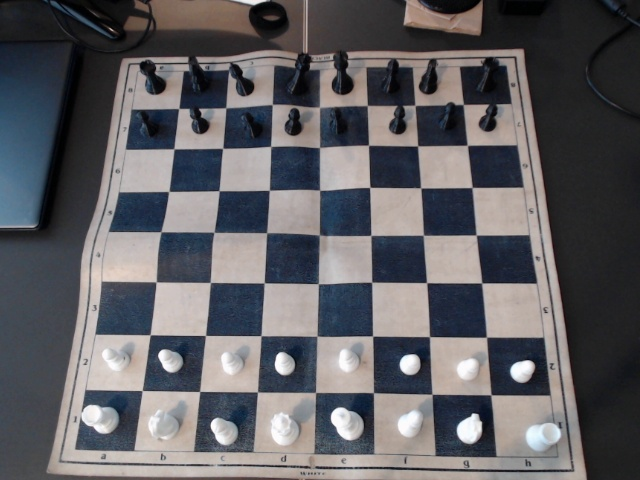
#> input picture assets/capture_20250614_122339.jpg, 640 x 480 px, given in place of the camera
$ python fen_live.py
#> lines starting #> are read from the running program, lines starting #| are printed output that depends on the picture; after the words box and inside, x2 and y2 are one past the last pixel; in counts of white or black regions, pixels touching at a corner belong together
import cv2
import numpy as np
import time
from collections import Counter

class MoveTrackingFENDetector:
    """
    Webcam FEN detector focused on detecting moves and outputting FEN states.
    """

    def __init__(self, white_on_bottom=True):
        self.cap = None
        self.board_corners = None
        self.calibrated = False
        self.baseline_captured = False
        self.baseline_squares = None
        self.white_on_bottom = white_on_bottom

        # Starting position FEN - depends on board orientation
        if white_on_bottom:
            self.starting_fen = "rnbqkbnr/pppppppp/8/8/8/8/PPPPPPPP/RNBQKBNR w KQkq - 0 1"
        else:
            self.starting_fen = "RNBQKBNR/PPPPPPPP/8/8/8/8/pppppppp/rnbqkbnr w KQkq - 0 1"

        self.starting_board = self.fen_to_board_array(self.starting_fen.split()[0])
        self.current_fen = self.starting_fen
        self.last_stable_fen = self.starting_fen

        # Move detection parameters
        self.stability_frames = 10  # Frames position must be stable before reporting
        self.stable_count = 0
        self.min_contour_area = 5000
        self.max_contour_area = 200000

        print(f"=== MOVE TRACKING FEN DETECTOR ===")
        print(f"Board orientation: {'White on bottom' if white_on_bottom else 'Black on bottom'}")
        print(f"Starting FEN: {self.starting_fen}")
        print("")

    def initialize_camera(self, camera_index=0):
        """Initialize the webcam."""
        self.cap = cv2.VideoCapture(camera_index)
        if not self.cap.isOpened():
            raise Exception("Could not open camera")

        # Set camera properties
        self.cap.set(cv2.CAP_PROP_FRAME_WIDTH, 1280)
        self.cap.set(cv2.CAP_PROP_FRAME_HEIGHT, 720)
        self.cap.set(cv2.CAP_PROP_AUTOFOCUS, 1)

        # Let camera adjust
        for _ in range(10):
            self.cap.read()

    def fen_to_board_array(self, fen_board):
        """Convert FEN board string to 8x8 array."""
        board = []
        rows = fen_board.split('/')

        for row in rows:
            board_row = []
            for char in row:
                if char.isdigit():
                    for _ in range(int(char)):
                        board_row.append('.')
                else:
                    board_row.append(char)
            board.append(board_row)

        return np.array(board)

    # [26 lines left out: function board_array_to_fen, not called in this run]

    def detect_board_corners(self, frame):
        """Detect chess board corners using multiple methods."""
        gray = cv2.cvtColor(frame, cv2.COLOR_BGR2GRAY)

        # Method 1: Enhanced adaptive threshold
        corners = self._detect_corners_adaptive(gray)
        if corners is not None:
            return corners

        # Method 2: Canny edge detection
        corners = self._detect_corners_canny(gray)
        if corners is not None:
            return corners

        # Method 3: Different blur and threshold combinations
        corners = self._detect_corners_multi_threshold(gray)
        if corners is not None:
            return corners

        return None

    def _detect_corners_adaptive(self, gray):
        """Original adaptive threshold method with improvements."""
        # Try multiple blur levels
        for blur_size in [(5, 5), (7, 7), (9, 9), (3, 3)]:
            blurred = cv2.GaussianBlur(gray, blur_size, 0)

            # Try different adaptive threshold parameters
            for block_size in [11, 15, 19, 7]:
                for c_value in [2, 4, 6, 8]:
                    thresh = cv2.adaptiveThreshold(blurred, 255, cv2.ADAPTIVE_THRESH_GAUSSIAN_C,
                                                 cv2.THRESH_BINARY, block_size, c_value)

                    corners = self._find_rectangular_contour(thresh)
                    if corners is not None:
                        return corners
        return None

    def _detect_corners_canny(self, gray):
        """Canny edge detection method."""
        # Try different Canny parameters
        for low_thresh in [50, 100, 150]:
            for high_thresh in [150, 200, 250]:
                if high_thresh <= low_thresh:
                    continue

                blurred = cv2.GaussianBlur(gray, (5, 5), 0)
                edges = cv2.Canny(blurred, low_thresh, high_thresh)

                # Dilate edges to close gaps
                kernel = np.ones((3, 3), np.uint8)
                edges = cv2.dilate(edges, kernel, iterations=1)

                corners = self._find_rectangular_contour(edges)
                if corners is not None:
                    return corners
        return None

    def _detect_corners_multi_threshold(self, gray):
        """Multiple threshold methods."""
        # Try Otsu's thresholding
        _, thresh = cv2.threshold(gray, 0, 255, cv2.THRESH_BINARY + cv2.THRESH_OTSU)
        corners = self._find_rectangular_contour(thresh)
        if corners is not None:
            return corners

        # Try simple thresholding with different values
        for thresh_val in [100, 120, 140, 160, 180]:
            _, thresh = cv2.threshold(gray, thresh_val, 255, cv2.THRESH_BINARY)
            corners = self._find_rectangular_contour(thresh)
            if corners is not None:
                return corners

        return None

    def _find_rectangular_contour(self, thresh):
        """Find the best rectangular contour from a thresholded image."""
        contours, _ = cv2.findContours(thresh, cv2.RETR_EXTERNAL, cv2.CHAIN_APPROX_SIMPLE)

        # Dynamic area limits based on image size
        image_area = thresh.shape[0] * thresh.shape[1]
        min_area = image_area * 0.05  # At least 5% of image
        max_area = image_area * 0.8   # At most 80% of image

        # Find rectangular contours
        candidates = []
        for contour in contours:
            area = cv2.contourArea(contour)
            if min_area < area < max_area:
                # Try different epsilon values for polygon approximation
                for epsilon_factor in [0.01, 0.02, 0.03, 0.015, 0.025]:
                    epsilon = epsilon_factor * cv2.arcLength(contour, True)
                    approx = cv2.approxPolyDP(contour, epsilon, True)

                    if len(approx) == 4:
                        # Check if it's roughly rectangular
                        if self._is_roughly_rectangular(approx):
                            candidates.append((area, approx.reshape(4, 2)))

        # Return the largest valid candidate
        if candidates:
            candidates.sort(key=lambda x: x[0], reverse=True)
            return self.order_points(candidates[0][1])

        return None

    def _is_roughly_rectangular(self, approx):
        """Check if a 4-point contour is roughly rectangular."""
        points = approx.reshape(4, 2)

        # Calculate all 4 side lengths
        sides = []
        for i in range(4):
            p1 = points[i]
            p2 = points[(i + 1) % 4]
            length = np.linalg.norm(p2 - p1)
            sides.append(length)

        # Check if opposite sides are roughly equal (within 20% tolerance)
        sides.sort()
        if sides[0] == 0 or sides[2] == 0:
            return False

        ratio1 = sides[1] / sides[0]  # Short sides ratio
        ratio2 = sides[3] / sides[2]  # Long sides ratio

        # Both ratios should be close to 1, and short/long ratio should be reasonable
        if ratio1 > 1.2 or ratio2 > 1.2:
            return False

        # Check that it's not too skewed (aspect ratio check)
        aspect_ratio = sides[3] / sides[0]
        if aspect_ratio > 3 or aspect_ratio < 0.3:
            return False

        return True

    # [171 lines left out: functions order_points, manual_corner_selection, get_board_perspective, extract_squares, capture_baseline, detect_piece_simple and 1 more, not called in this run]

    def calibrate_quick(self):
        """Quick calibration process with enhanced feedback."""
        print("=== ENHANCED CALIBRATION ===")
        print("Position your board in starting position and press SPACE when ready...")
        print("Press 'd' to show detection debug info, 'm' for manual selection, 'q' to quit")

        show_debug = False
        detection_attempts = 0

        while True:
            ret, frame = self.cap.read()
            if not ret:
                continue

            # Try automatic detection continuously for visual feedback
            corners = self.detect_board_corners(frame)
            detection_attempts += 1

            # Visual feedback
            if corners is not None:
                # Draw detected corners
                corners_int = corners.astype(int)
                cv2.polylines(frame, [corners_int], True, (0, 255, 0), 3)
                for i, corner in enumerate(corners_int):
                    cv2.circle(frame, tuple(corner), 8, (0, 255, 0), -1)
                    cv2.putText(frame, str(i+1), (corner[0]+10, corner[1]),
                               cv2.FONT_HERSHEY_SIMPLEX, 0.7, (0, 255, 0), 2)

                cv2.putText(frame, "BOARD DETECTED! Press SPACE to confirm",
                           (10, 30), cv2.FONT_HERSHEY_SIMPLEX, 0.8, (0, 255, 0), 2)
            else:
                cv2.putText(frame, f"Searching for board... (attempt {detection_attempts})",
                           (10, 30), cv2.FONT_HERSHEY_SIMPLEX, 0.8, (0, 0, 255), 2)

            cv2.putText(frame, "SPACE: confirm | D: debug | M: manual | Q: quit",
                       (10, frame.shape[0] - 20), cv2.FONT_HERSHEY_SIMPLEX, 0.6, (255, 255, 0), 2)

            if show_debug:
                # Show detection process
                gray = cv2.cvtColor(frame, cv2.COLOR_BGR2GRAY)
                debug_frame = self._get_debug_visualization(gray)
                cv2.imshow('Debug - Detection Process', debug_frame)

            cv2.imshow('Calibration', frame)

            key = cv2.waitKey(1) & 0xFF
            if key == ord(' '):  # Space pressed
                if corners is not None:
                    self.board_corners = corners
                    self.calibrated = True

                    # Capture baseline immediately
                    board_image = self.get_board_perspective(frame, corners)
                    if board_image is not None:
                        self.capture_baseline(board_image)

                    cv2.destroyAllWindows()
                    print("✓ Automatic detection successful!")
                    return True
                else:
                    print("No board detected. Try adjusting lighting or position.")
            elif key == ord('d'):
                show_debug = not show_debug
                if not show_debug:
                    cv2.destroyWindow('Debug - Detection Process')
            elif key == ord('m'):
                cv2.destroyAllWindows()
                corners = self.manual_corner_selection()
                if corners is not None:
                    self.board_corners = corners
                    self.calibrated = True

                    ret, frame = self.cap.read()
                    if ret:
                        board_image = self.get_board_perspective(frame, corners)
                        if board_image is not None:
                            self.capture_baseline(board_image)
                    print("✓ Manual selection completed!")
                    return True
                print("✗ Manual selection failed.")
                return False
            elif key == ord('q'):
                cv2.destroyAllWindows()
                return False

    # [40 lines left out: function _get_debug_visualization, not called in this run]

    def run_move_tracking(self):
        """Main function for tracking moves and outputting FEN."""
        if not self.calibrate_quick():
            print("Calibration failed. Exiting.")
            return

        print("=== MOVE TRACKING ACTIVE ===")
        print(f"Initial FEN: {self.starting_fen}")
        print("Watching for moves... Press 'q' to quit, 'r' to reset to starting position")
        print("")

        while True:
            ret, frame = self.cap.read()
            if not ret:
                continue

            # Get current FEN
            current_fen = self.get_current_fen(frame)
            if current_fen is None:
                continue

            # Check if position has changed
            if current_fen != self.current_fen:
                self.current_fen = current_fen
                self.stable_count = 0  # Reset stability counter
            else:
                self.stable_count += 1

            # Only report FEN if position has been stable
            if self.stable_count >= self.stability_frames and current_fen != self.last_stable_fen:
                print(f"NEW POSITION: {current_fen}")
                self.last_stable_fen = current_fen

            # Visual feedback
            corners = self.board_corners.astype(int)
            cv2.polylines(frame, [corners], True, (0, 255, 0), 2)

            status = "STABLE" if self.stable_count >= self.stability_frames else f"DETECTING... {self.stable_count}/{self.stability_frames}"
            cv2.putText(frame, f"Status: {status}",
                       (10, 30), cv2.FONT_HERSHEY_SIMPLEX, 0.7, (0, 255, 0), 2)

            cv2.imshow('Move Tracking', frame)

            key = cv2.waitKey(1) & 0xFF
            if key == ord('q'):
                break
            elif key == ord('r'):
                print(f"RESET TO: {self.starting_fen}")
                self.current_fen = self.starting_fen
                self.last_stable_fen = self.starting_fen
                self.stable_count = 0

    def cleanup(self):
        """Clean up resources."""
        if self.cap:
            self.cap.release()
        cv2.destroyAllWindows()


def main():
    """Main function."""
    print("=== CHESS BOARD ORIENTATION ===")
    print("1. White pieces on bottom (standard)")
    print("2. Black pieces on bottom (flipped)")

    while True:
        choice = input("Enter 1 or 2: ").strip()
        if choice == '1':
            white_on_bottom = True
            break
        elif choice == '2':
            white_on_bottom = False
            break
        else:
            print("Please enter 1 or 2")
#> this loop made 1 pass; the answer given on pass 1: 1

    detector = MoveTrackingFENDetector(white_on_bottom=white_on_bottom)

    try:
        detector.initialize_camera()
#> the loop in initialize_camera, `for _ in range(10):` made 10 passes
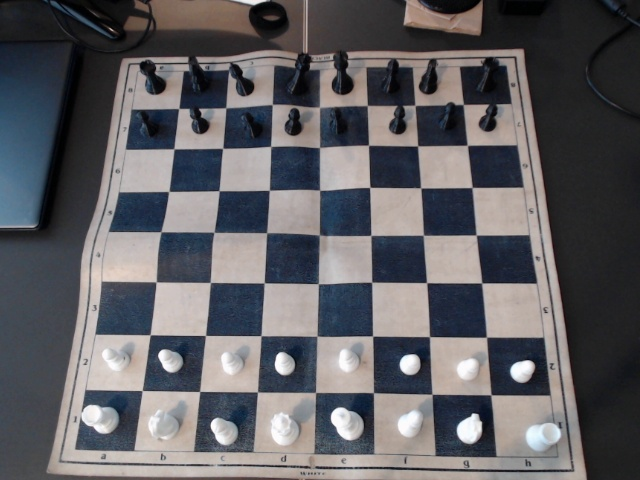
#> input picture assets/capture_20250614_122339.jpg, 640 x 480 px, given in place of the camera
        detector.run_move_tracking()
#> in calibrate_quick, frame is the input picture: shape (480, 640, 3); mean B, G, R 98.2, 94.3, 95.4
#> in detect_board_corners, `gray = cv2.cvtColor(frame, cv2.COLOR_BGR2GRAY)`:
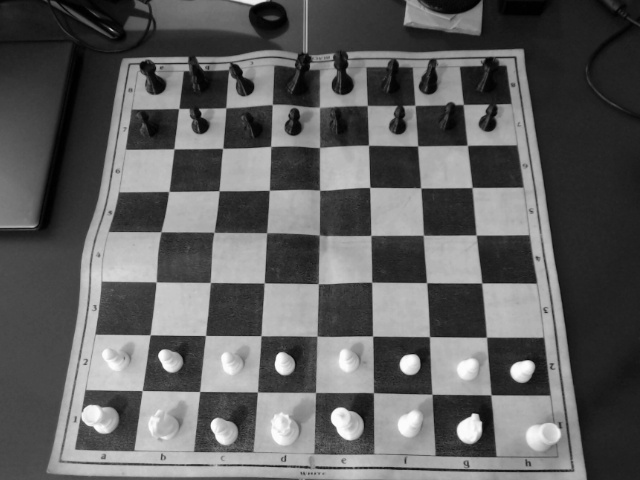
#> gray: shape (480, 640); min 0, max 255, mean 95.1
#> after the loop in _detect_corners_adaptive, `for blur_size in [(5, 5), (7, 7), (9, 9), (3, 3)]:`:
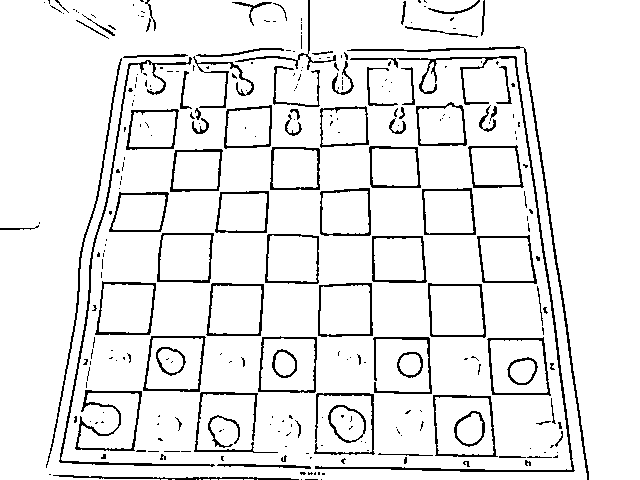
#> thresh: shape (480, 640); 91.7% white; black in thin lines or dots
#> after the loop in _detect_corners_canny, `for low_thresh in [50, 100, 150]:`:
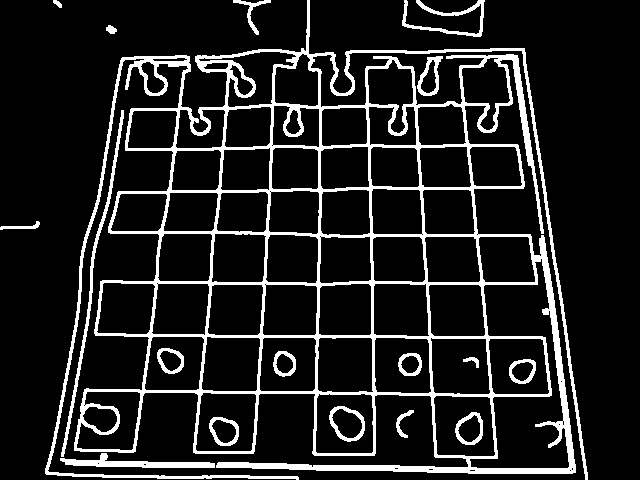
#> edges: shape (480, 640); 12.7% white; 18 white regions, largest, box (x1, y1, x2, y2) and area: (45, 0, 588, 480) 32962, (61, 110, 124, 457) 1162, (60, 453, 215, 468) 978
#> in _detect_corners_multi_threshold, `_, thresh = cv2.threshold(gray, 0, 255, cv2.THRESH_BINARY + cv2.THRESH..`: thresh: shape (480, 640); 38.8% white; 29 white regions (13 under 20 px), largest, box (x1, y1, x2, y2) and area: (46, 49, 587, 480) 110880, (404, 0, 482, 34) 1467, (0, 173, 36, 228) 1157
#> the loop in _detect_corners_multi_threshold, `for thresh_val in [100, 120, 140, 160, 180]:` made 5 passes
#> pass 1, in _detect_corners_multi_threshold, `_, thresh = cv2.threshold(gray, thresh_val, 255, cv2.THRESH_BINARY)`:
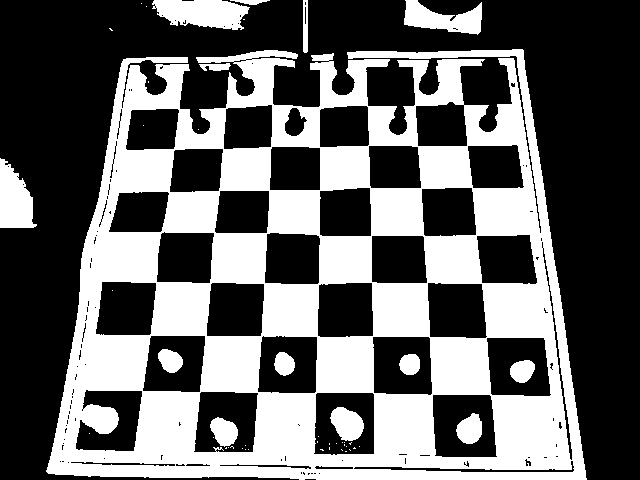
#> thresh: shape (480, 640); 40% white; 47 white regions (33 under 20 px), largest, box (x1, y1, x2, y2) and area: (46, 49, 587, 480) 113218, (152, 0, 250, 30) 2143, (0, 158, 37, 228) 1766
#> pass 3, in _detect_corners_multi_threshold, `_, thresh = cv2.threshold(gray, thresh_val, 255, cv2.THRESH_BINARY)`:
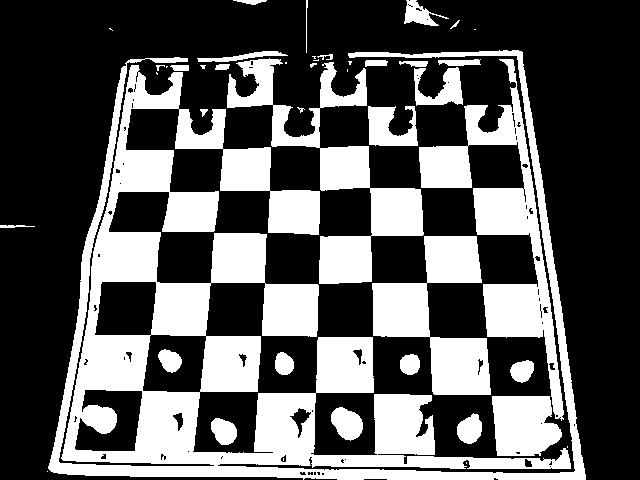
#> thresh: shape (480, 640); 34.9% white; 44 white regions (15 under 20 px), largest, box (x1, y1, x2, y2) and area: (48, 50, 586, 480) 64207, (419, 59, 564, 421) 12130, (227, 58, 424, 284) 10848
#> after the loop in _detect_corners_multi_threshold, `for thresh_val in [100, 120, 140, 160, 180]:`:
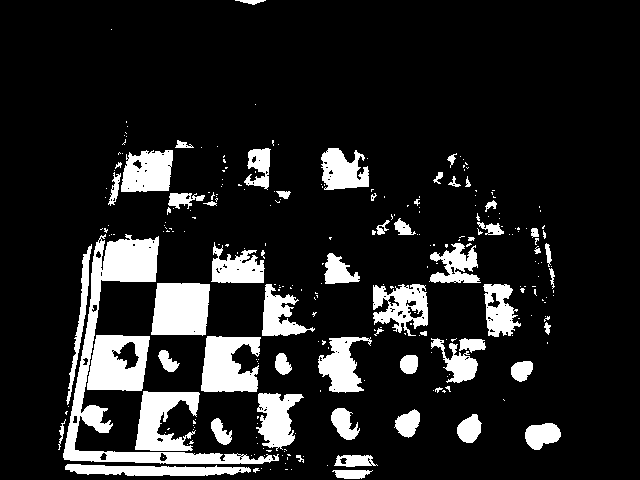
#> thresh: shape (480, 640); 13.7% white; 268 white regions (206 under 20 px), largest, box (x1, y1, x2, y2) and area: (63, 234, 279, 464) 6734, (151, 283, 210, 336) 2786, (87, 335, 150, 391) 2661
#> in calibrate_quick, `cv2.putText(frame, "SPACE: confirm | D: debug | M: manual | Q: quit", ..`:
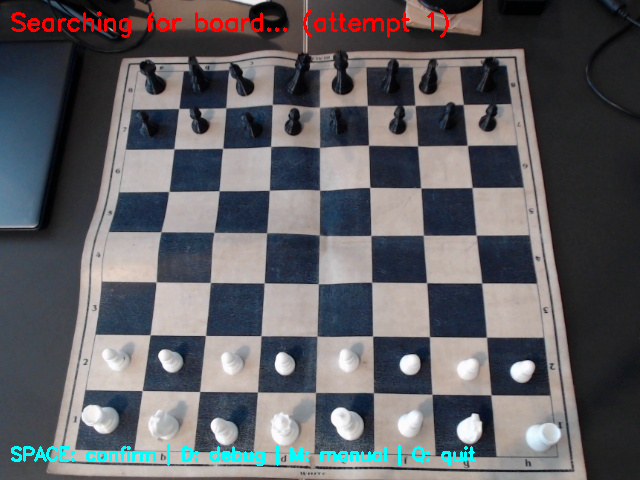
#> frame: shape (480, 640, 3); mean B, G, R 98.7, 94.8, 95.6
#> (key q is pressed here)
    except KeyboardInterrupt:
        print("\nStopping...")
    except Exception as e:
        print(f"Error: {e}")
    finally:
        detector.cleanup()


if __name__ == "__main__":
    main()
